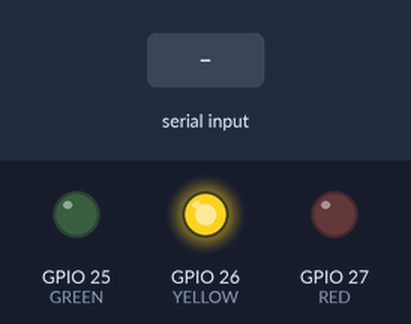
The sketch below on a simulated ESP32. On the bench: output pins drawn as LEDs (lit = HIGH). Inputs (shaded band) come from the test bench. What the sketch prints to the serial monitor is not drawn.

Above: at 1.2 s.
1.3 s: "RED_2\n" received over the second serial link
2.8 s: "GREEN\n" received over the second serial link
Timing chart, 0 to 5.8 s (numbered marks = the images above; inputs shaded):
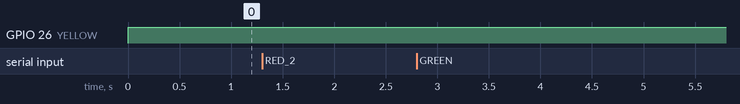

The sketch:

ESP32_Traffic_Light_Slave.ino
```cpp
/*
  created 02 June 2026
  by Sooraj D S

  SLAVE ESP32:
  The Idea here is that this code represents the signal for pedestrians
  i.e, if they can cross the road or not,

  MASTER ESP32:
  The Master Node controls the main traffic light of vehicles which are moving
  When the user wants to cross the road, he/she can press the button(saved in MASTER code) and wait
  until there signal becomes GREEN(done by slave) at same time the signal for the moving traffic
  becomes RED(done by master)

  ----------This below given is ESP 32 SLAVE CODE----------------------
  This is a traffic lighting system that works based on the instruction
  of the master ESP32
*/

// constants won't change. They're used here to set pin numbers:
const int RED = 27;    // the number of the LED pin
const int YELLOW = 26;
const int GREEN = 25;

// Define TX and RX pins for UART (change if needed)
#define TXD1 19
#define RXD1 21

// Use Serial1 for UART communication
HardwareSerial mySerial(2);

// variables will change:
unsigned long startTime = 0;
unsigned long currentTime = 0;
String prevState = "";

void setup() {
  Serial.begin(115200);
  mySerial.begin(9600, SERIAL_8N1, RXD1, TXD1);  // UART setup

  Serial.println("ESP32 UART Receiver (SLAVE)");

  // initialize the LED pin as an output:
  pinMode(RED, OUTPUT);
  pinMode(YELLOW, OUTPUT);
  pinMode(GREEN, OUTPUT);
}
//RED YELLOW GREEN
void light(bool r = 0, bool y = 0, bool g =0)
{
  digitalWrite(RED, r);
  digitalWrite(YELLOW, y);
  digitalWrite(GREEN, g);
}
/*---------Available MESSAGES-----------------/
|       Master     | Slave  |
|------------------|--------|
| GREEN (No Timer) | RED    |
| YELLOW (t<2000)  | RED    |

| RED_1  (t<4000)  | YELLOW |
| RED_2  (t<6000)  | GREEN  |
| RED_1  (t<8000)  | YELLOW |
| RED_3  (t<10000) | RED    |

| YELLOW (t<12000) | RED    |
| GREEN  (No Timer)| RED    |
*/
void trafficLightSlave(String message)
{

    if(message == "RED_1")
    {
      //YELLOW ON
      light(0,1,0); //R Y G
    }
    else if(message == "RED_2")
    {
      //GREEN ON
      light(0,0,1);
    }
    else if(message == "RED_3" || message == "GREEN" || message == "YELLOW")
    {
      //RED ON
      light(1,0,0);
    }
    else    //If some issue in traffic signal, default to YELLOW SIGNAL
    {
      //YELLOW ON
      light(0,1,0); //R Y G
    }
}
//Log Printer to Serial Monitor
void log(String message)
{
  if(message == "RED_2" && message != prevState)
  {
    Serial.println("...Pedestrian Crossing...");
  }
  else if(message == "RED_1" && prevState == "YELLOW")
  {
    Serial.println("...Please Wait...");
  }
  else if((message == "GREEN" && message != prevState) || (message == "RED_1" && prevState == "RED_2"))
  {
    Serial.println("...Do Not Cross...");
  }
  prevState = message;
}

void loop() {
  String message = "";
  if (mySerial.available()) {
    // Read data
    message = mySerial.readStringUntil('\n');
  }
  trafficLightSlave(message);
  log(message);
}
```
